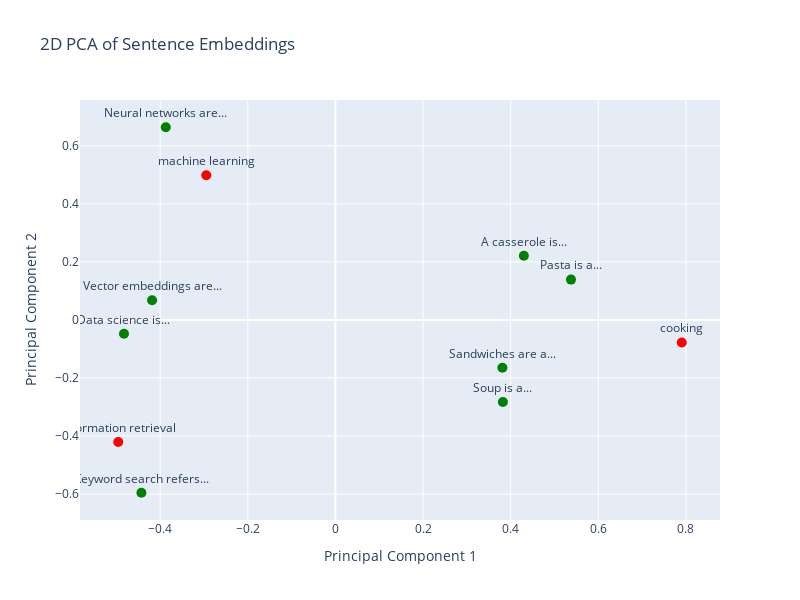

The notebook cell this image was saved under:
### Markdown cell above
Visualizing documents and queries in one space uncovers semantic relations.

Each query is closests to its most relevant documents.

### Code cell
plots(
    [
        (documents, embed(documents), "green"),
        (queries, embed(queries), "red"),
    ]
)

### Figure 1 — Plotly figure (JSON) as saved in the notebook; plotly's stock layout.template omitted (floating-point values rounded to 4 significant figures)
{"data": [{"marker": {"color": "green", "size": 10}, "mode": "markers+text", "text": ["Vector embeddings are...", "Keyword search refers...", "Sandwiches are a...", "Data science is...", "Neural networks are...", "Pasta is a...", "Soup is a...", "A casserole is..."], "textposition": "top center", "type": "scatter", "x": [-0.4185, -0.4428, 0.3811, -0.4826, -0.3872, 0.5377, 0.3822, 0.4301], "y": [0.06801, -0.5956, -0.165, -0.04795, 0.6639, 0.1388, -0.2831, 0.221]}, {"marker": {"color": "red", "size": 10}, "mode": "markers+text", "text": ["information retrieval", "machine learning", "cooking"], "textposition": "top center", "type": "scatter", "x": [-0.4957, -0.2948, 0.7905], "y": [-0.4207, 0.4986, -0.0779]}], "layout": {"height": 600, "showlegend": false, "title": {"text": "2D PCA of Sentence Embeddings"}, "width": 800, "xaxis": {"title": {"text": "Principal Component 1"}}, "yaxis": {"title": {"text": "Principal Component 2"}}}}
